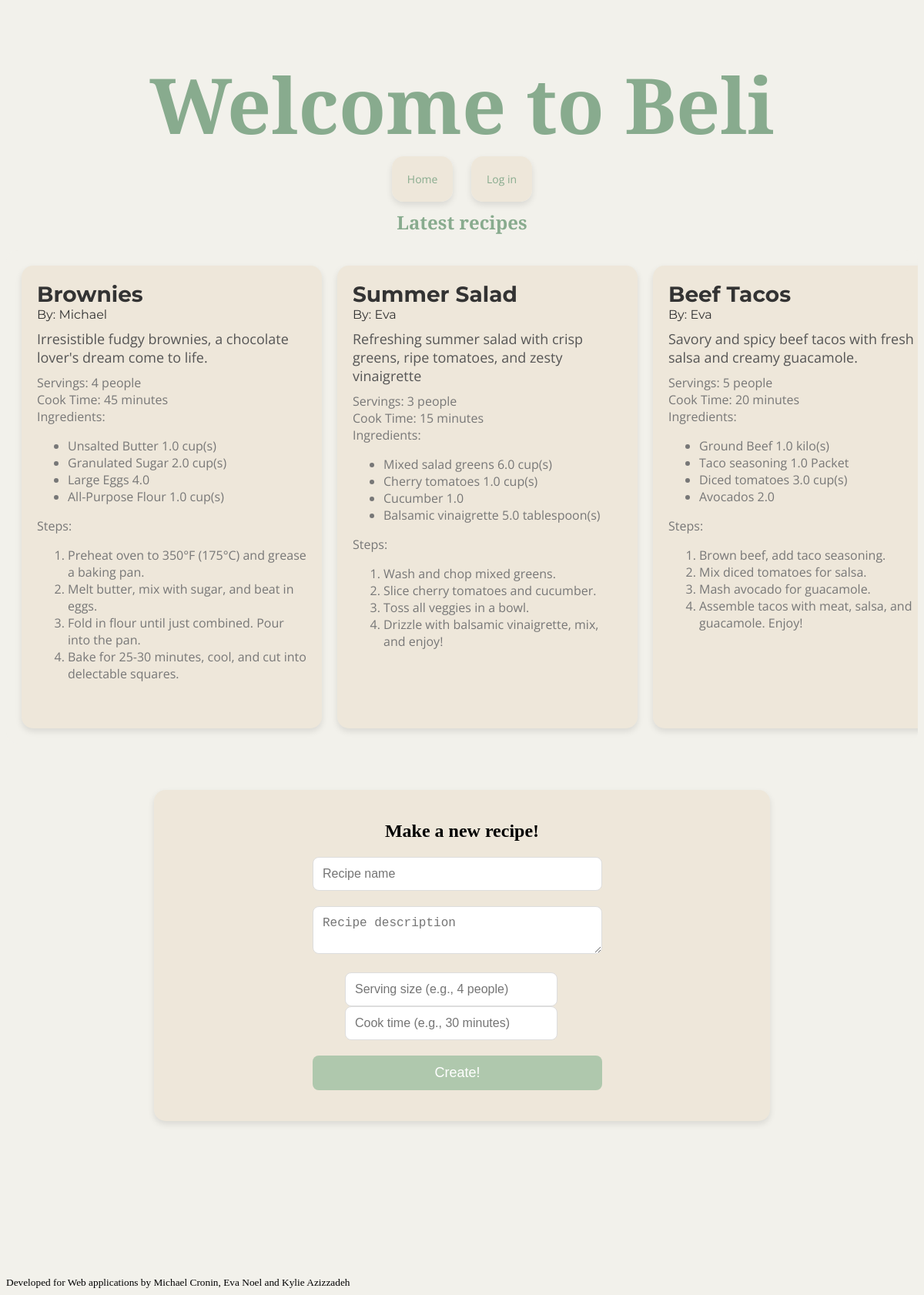
The page / on the database its author committed.
### beli/model.py (models this page shows)
class Recipe(db.Model):
    id = db.Column(db.Integer, primary_key=True)
    title = db.Column(db.String(512), nullable=False)
    description = db.Column(db.Text, nullable=False)
    servings = db.Column(db.Integer, nullable=False)
    cook_time = db.Column(db.Integer, nullable=False)
    user_id = db.Column(db.Integer, db.ForeignKey('user.id'), nullable=False)
    complete = db.Column(db.Boolean, nullable=False)
    user = db.relationship('User', back_populates='recipes')
    quantified_ingredients = db.relationship('QuantifiedIngredient', back_populates='recipe')
    steps = db.relationship('Step', back_populates='recipe')
    ratings = db.relationship('Rating', back_populates='recipe')
    bookmarks = db.relationship('Bookmark', back_populates='recipe')
    photos = db.relationship('Photo', back_populates='recipe')

class User(flask_login.UserMixin, db.Model):
    id = db.Column(db.Integer, primary_key=True)
    email = db.Column(db.String(128), unique=True, nullable=False)
    name = db.Column(db.String(64), nullable=False)
    password = db.Column(db.String(100), nullable=False)
    recipes = db.relationship('Recipe', back_populates='user')
    photos = db.relationship('Photo', back_populates='user')
    ratings = db.relationship('Rating', back_populates='user')
    bookmarks = db.relationship('Bookmark', back_populates='user')
    photos = db.relationship('Photo', back_populates='user')
    following = db.relationship(
        "User",
        secondary=FollowingAssociation.__table__,
        primaryjoin=FollowingAssociation.follower_id == id,
        secondaryjoin=FollowingAssociation.followed_id == id,
        back_populates="followers",
    )
    followers = db.relationship(
        "User",
        secondary=FollowingAssociation.__table__,
        primaryjoin=FollowingAssociation.followed_id == id,
        secondaryjoin=FollowingAssociation.follower_id == id,
        back_populates="following",
    )

class QuantifiedIngredient(db.Model):
    id = db.Column(db.Integer, primary_key=True)
    amount = db.Column(db.Float, nullable=False)
    unit = db.Column(db.String(64), nullable=False)
    ingredient_id = db.Column(db.Integer, db.ForeignKey('ingredient.id'), nullable=False)
    ingredient = db.relationship('Ingredient', back_populates='quantified_ingredients')
    recipe_id = db.Column(db.Integer, db.ForeignKey('recipe.id'), nullable=False)
    recipe = db.relationship('Recipe', back_populates='quantified_ingredients')

class Ingredient(db.Model):
    id = db.Column(db.Integer, primary_key=True)
    name = db.Column(db.String(512), nullable=False)
    quantified_ingredients = db.relationship('QuantifiedIngredient', back_populates='ingredient')

class Step(db.Model):
    id = db.Column(db.Integer, primary_key=True)
    description = db.Column(db.Text, nullable=False)
    order = db.Column(db.Integer, nullable=False)
    recipe_id = db.Column(db.Integer, db.ForeignKey('recipe.id'), nullable=False)
    recipe = db.relationship('Recipe', back_populates='steps')

### beli/main.py (the view)
@bp.route("/")
def index():
    query = (
    db.select(model.Recipe)
    .order_by(model.Recipe.id.desc())
    .limit(8))
    recipes = db.session.execute(query).scalars().all()
    return render_template("main/index.html", recipes=recipes)

### beli/templates/main/index.html (shortened to what this page needs)
{% extends 'base.html' %}
{% block content %}
    <section>
        <h2 class="sub-title">Latest recipes</h2>
        {% include 'recipes_template.html' %}
    </section>
    <section class="recipe-form-container">
    <h2>Make a new recipe!</h2>
    <form action="{{ url_for('main.new_recipe') }}" method="post" class="recipe-form">
        <div class="form-group">
            <input type="text" id="title" name="title" placeholder="Recipe name" required>
        </div>
        <div class="form-group">
            <textarea id="description" name="description" placeholder="Recipe description" required></textarea>
        </div>
        <div class="form-group">
            <div class="narrow-width">
                <input type="text" id="servings" name="servings" placeholder="Serving size (e.g., 4 people)" required>
            </div>
            <div class="narrow-width">
                <input type="text" id="cook_time" name="cook_time" placeholder="Cook time (e.g., 30 minutes)" required>
            </div>
        </div>
        <div class="form-group">
            <input class="recipe-button" type="submit" value="Create!"/>
        </div>
    </form>
</section>
{% endblock %}

### beli/templates/recipe_template.html
<div class="recipe-card">
    <span class="recipe-title">
        <a href ="{{ url_for('main.recipe', recipe_id=recipe.id) }}"> {{ recipe.title}} </a>
        </span>
    <div class="recipe-author">By:
        <a href ="{{ url_for('main.userProfile', user_id=recipe.user.id) }}"> {{ recipe.user.name }}</a>
    </div>
      <div class="recipe-description">{{ recipe.description }}</div>
    <div class="recipe-details">
        <div class="servings">Servings: {{ recipe.servings }}</div>
        <div class="cooktime">Cook Time: {{ recipe.cook_time }}</div>
        <div class="ingredients"> Ingredients:
            <ul>
                {% for qi in recipe.quantified_ingredients %}
                    <li>{{ qi.ingredient.name }} {{ qi.amount }} {{ qi.unit }}</li>
                {% endfor %}
            </ul>
        </div>
        <div class="steps">Steps:
            <ol>
                {% for step in recipe.steps %}
                <li>{{ step.description }}</li>
                {% endfor %}
            </ol>
         </div>
    </div>
</div>

### beli/static/beli.css (style rules this page uses)
body { background-color: #F2F1EB; text-align: left; }
.sub-title { font-family: 'Playfair Display'; font-size: 90x; font-weight: bolder; text-align: center; margin-bottom: 20px; color: #88AB8E; }
.recipe-card { flex: 0 0 auto; background-color: #EEE7DA; padding: 20px; border-radius: 15px; box-shadow: 0 4px 8px rgba(0, 0, 0, 0.1); transition: background-color 0.3s ease, transform 0.3s ease, box-shadow 0.3s ease; width: 350px; margin-right: 20px; }
.recipe-title a { font-family: 'Montserrat', sans-serif; font-size: 28px; font-weight: bold; margin-bottom: 10px; color: #333333; text-decoration: none; }
.recipe-author { font-family: 'Montserrat', sans-serif; font-size: 16px; font-weight: light; margin-bottom: 10px; color: #333333; text-decoration: none; }
.recipe-author a { font-family: 'Montserrat', sans-serif; font-size: 16px; font-weight: light; margin-bottom: 10px; color: #333333; text-decoration: none; }
.recipe-description { font-family: 'Open Sans', sans-serif; font-size: 18px; margin-bottom: 10px; color: #555555; }
.recipe-details { font-family: 'Open Sans', sans-serif; font-size: 16px; color: #777777; }
.recipe-button { background-color: #AFC8AD; color: #ffffff; padding: 12px 24px; border: none; border-radius: 8px; font-size: 18px; cursor: pointer; transition: background-color 0.3s ease; }
.recipe-form-container { max-width: 400px; margin: 0 auto; padding: 20px 200px; background-color: #EEE7DA; border-radius: 15px; box-shadow: 0 4px 8px rgba(0, 0, 0, 0.1); text-align: center; margin-top: 60px; margin-bottom: 200px; }
.recipe-form { width: 100%; }
.form-group { margin-bottom: 20px; }
.form-group input, .form-group textarea { width: calc(100% - 24px); padding: 12px; margin-right: 12px; border: 1px solid #ddd; border-radius: 8px; font-size: 16px; box-sizing: border-box; }
.narrow-width { width: 75%; display: inline-block; margin-right: 4%; }
.recipe-form input[type="submit"] { background-color: #AFC8AD; color: #ffffff; padding: 12px 24px; border: none; border-radius: 8px; font-size: 18px; cursor: pointer; transition: background-color 0.3s ease; }

### rows shown on the page
Recipe: title "Brownies", user.name "Michael", description "Irresistible fudgy brownies, a chocolate lover's dream come to life.", servings "4 people", cook_time "45 minutes"
QuantifiedIngredient: ingredient.name "Unsalted Butter", amount "1.0", unit "cup(s)"
QuantifiedIngredient: ingredient.name "Granulated Sugar", amount "2.0", unit "cup(s)"
QuantifiedIngredient: ingredient.name "Large Eggs", amount "4.0"
QuantifiedIngredient: ingredient.name "All-Purpose Flour", amount "1.0", unit "cup(s)"
Step: description "Preheat oven to 350°F (175°C) and grease a baking pan."
Step: description "Melt butter, mix with sugar, and beat in eggs."
Step: description "Fold in flour until just combined. Pour into the pan."
Step: description "Bake for 25-30 minutes, cool, and cut into delectable squares."
Recipe: title "Summer Salad", user.name "Eva", description "Refreshing summer salad with crisp greens, ripe tomatoes, and zesty vinaigrette", servings "3 people", cook_time "15 minutes"
QuantifiedIngredient: ingredient.name "Mixed salad greens", amount "6.0", unit "cup(s)"
QuantifiedIngredient: ingredient.name "Cherry tomatoes", amount "1.0", unit "cup(s)"
QuantifiedIngredient: ingredient.name "Cucumber", amount "1.0"
QuantifiedIngredient: ingredient.name "Balsamic vinaigrette", amount "5.0", unit "tablespoon(s)"
Step: description "Wash and chop mixed greens."
Step: description "Slice cherry tomatoes and cucumber."
Step: description "Toss all veggies in a bowl."
Step: description "Drizzle with balsamic vinaigrette, mix, and enjoy!"
Recipe: title "Beef Tacos", user.name "Eva", description "Savory and spicy beef tacos with fresh salsa and creamy guacamole.", servings "5 people", cook_time "20 minutes"
QuantifiedIngredient: ingredient.name "Ground Beef", amount "1.0", unit "kilo(s)"
QuantifiedIngredient: ingredient.name "Taco seasoning", amount "1.0", unit "Packet"
QuantifiedIngredient: ingredient.name "Diced tomatoes", amount "3.0", unit "cup(s)"
QuantifiedIngredient: ingredient.name "Avocados", amount "2.0"
Step: description "Brown beef, add taco seasoning."
Step: description "Mix diced tomatoes for salsa."
Step: description "Mash avocado for guacamole."
Step: description "Assemble tacos with meat, salsa, and guacamole. Enjoy!"
